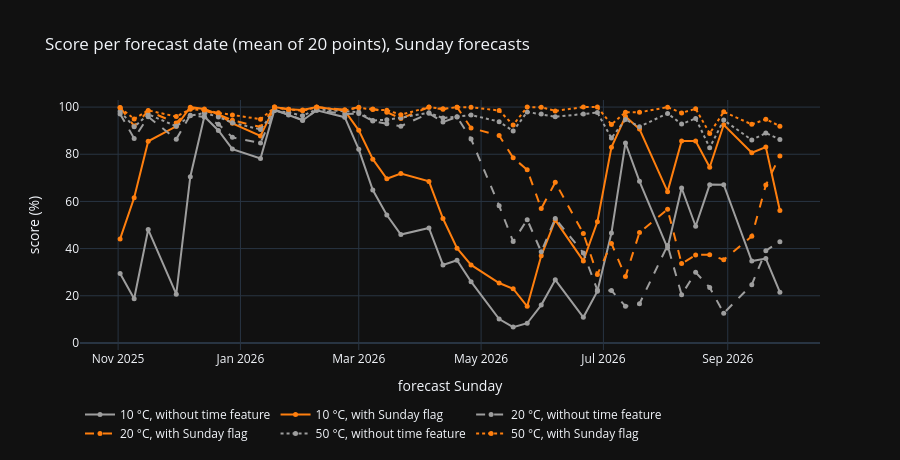

The notebook cell this image was saved under:
### Markdown cell above
## Does it hold across the year?

Mean score of the 20 points of each date, for the Sunday forecasts. If the effect were specific to one week or
season, the lines would jump; flat lines = systematic over the year.

### Code cell
fig = go.Figure()
for v, dash in zip(VALUES, ["solid", "dash", "dot"]):
    for inp, color in [("without time feature", GREY), ("with Sunday flag", ORANGE)]:
        s = scores[(scores["forecast day"] == "Sunday") & (scores.input == inp) & (scores["Sunday value"] == f"{v} °C")]
        m = s.groupby("sunday").score.mean()
        fig.add_trace(go.Scatter(x=pd.to_datetime(m.index), y=m.values, mode="lines+markers", name=f"{v} °C, {inp}",
                                 line={"color": color, "dash": dash, "width": 2}, marker={"size": 5, "color": color},
                                 hovertemplate="%{x|%d %b %Y}: %{y:.0f} %<extra>" + f"{v} °C, {inp}" + "</extra>"))
fig.update_layout(height=460, template="plotly_dark", legend={"orientation": "h", "y": -0.2},
                  title=f"Score per forecast date (mean of {N_POINTS} points), Sunday forecasts",
                  xaxis={"title": "forecast Sunday"}, yaxis={"title": "score (%)", "range": [-3, 103]})
fig.write_html(FIG / "exp1_score_by_date.html", include_plotlyjs="cdn")
fig.show()
